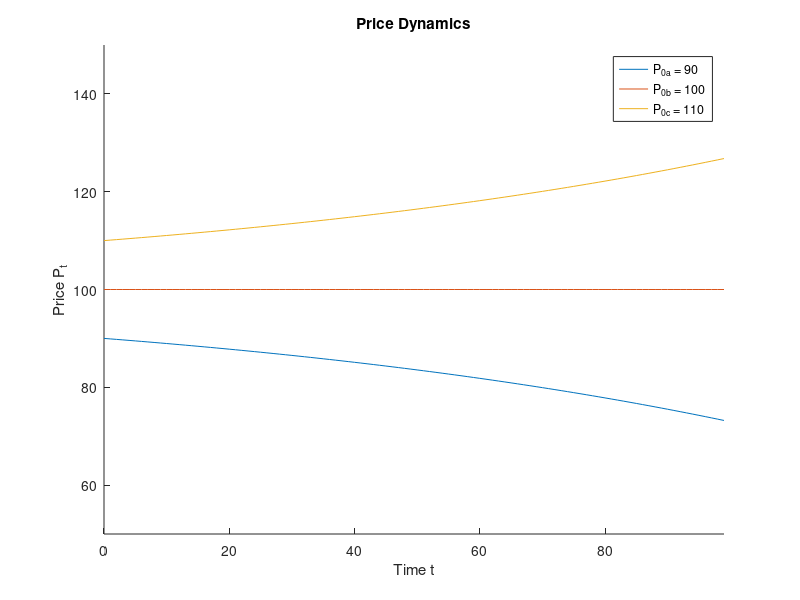
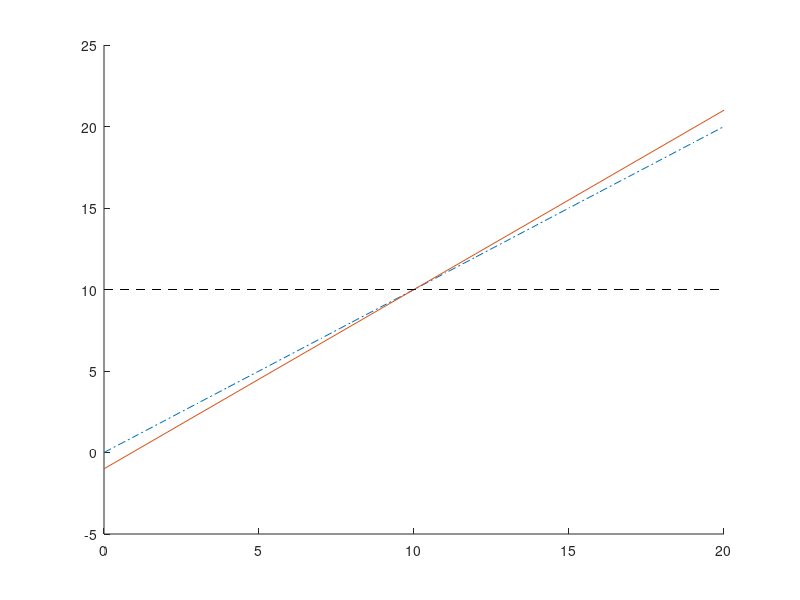

Here is the MATLAB script that generated these plots, in order: (Note: this script raises an error after producing the figures.)
% PROGRAM NAME: ps1_bass
%
% This program generates and plots the price dynamics given the first-order 
% difference equation discussed in the problem set given some initial price 
%
% Prepared by Fu Tan, modified by Sarah Bass
% Last updated: 09/09/15
pause('on')

clear;
clc;

cd 'C:\Users\19195\OneDrive\Documents\University of Wisconsin\First Year\Fall Classes\Econ 712\Problem Sets\PS1'

%%Question 3

%%%%%%%%%%%%%
% PARAMETERS
%%%%%%%%%%%%%
r = 0.01; % interest rate
d = 1; % constant dividend
p0a = 100; % initial price of 100
p0b = 90; % initial price of 90
p0c = 110; % initial price of 110
dim = 99; % terminal period t = 99

%%%%%%%%%%%%%%%%%
% INITIALIZATION
%%%%%%%%%%%%%%%%%
pvector_a = zeros(dim+1,1);
pvector_b = zeros(dim+1,1);
pvector_c = zeros(dim+1,1); % creating a vector of price from t=0 to t=99
tvector = linspace(0,dim,dim+1)'; % creating a vector for time from 0 to 99
pvector_a(1) = p0a; % giving value to the first element of the price vector
                % with the initial price
pvector_b(1) = p0b;
pvector_c(1) = p0c;

%%%%%%%%%%%
% DYNAMICS
%%%%%%%%%%%
for n = 2:dim+1 % starting from t = 1 to t = 100 
    pvector_a(n) = (1+r)*pvector_a(n-1)-d; % updating the price in the next period 
    pvector_b(n) = (1+r)*pvector_b(n-1)-d; % with the first-order difference
    pvector_c(n) = (1+r)*pvector_c(n-1)-d; % equation
end

%%%%%%%%
% PLOTS
%%%%%%%%
figure();
hold on; 
plot(tvector(:),pvector_b(:));
plot(tvector(:),pvector_a(:));
plot(tvector(:),pvector_c(:));
title('Price Dynamics');
xlabel('Time t'); ylabel('Price P_t');
legend('P_{0a} = 90','P_{0b} = 100','P_{0c} = 110','Location','Northeast');
axis([0 dim 50 150])
saveas(gcf,'Question 3.png')

%%Question 2

%%%%%%%%%%%%%
% PARAMETERS
%%%%%%%%%%%%%
r_pd = .1; % Slope is too close to 1 for the phase diagram to look good. 
        % I am using a different value for r so it looks better. 
x = 0:20; %just a grid for the phase diagram
xp = x*(1+r_pd)-d; %pt+1 = (1+r)pt - d
xss = 10+0*x; %steady state value

%%%%%%%%
% PLOTS
%%%%%%%%
figure
hold on
plot(x,x,'-.')
plot(x,xp)
plot(x,xss,'k--')
xline(xss(1),'k--')
hold off
legend('p_{t+1} = p_{t}','p_{t+1} =(1+r) p_t - d','p^{*}','Location','Northeast')
xlabel('p(t)')
xticks([10])
xticklabels({'p^*'})
ylabel('p(t+1)')
yticks([10])
yticklabels({'p^*'})
title('Phase Diagram')
saveas(gcf,'Question 2 Phase Diagram.png')

figure
hold on
plot(tvector(:),pvector_a)
plot(tvector(:),pvector_b)
plot(tvector(:),pvector_c)
hold off
legend('p_0 = p^{*}','p_0 < p^{*}','p_0 > p^{*}','Location','Northeast')
axis([0 dim 50 150])
xlabel('Time t'); ylabel('Price P_t');
title('P_t over time')
saveas(gcf,'Question 2 Pt over time.png')

%%Question 4

%%%%%%%%%%%%%
% PARAMETERS
%%%%%%%%%%%%%
announ = 20;
new = 50; % point in time at which fed changes interest rates
rn = 0.02; % new interest rate

pvector_a(new) = 50; % set price vector at t=50, new p^* = 1/0.02

for n = 2:announ % from t = 1 to t = 20
    pvector_a(n) = (1+r)*pvector_a(n-1)-d; % updating the price in the next period 
                                       % with the first-order difference
                                       % equation
end

for n = new+1:dim+1 % from t = 51 to t = 100
    pvector_a(n) = (1+rn)*pvector_a(n-1)-d; % using new interest rate
end

for n = new-1:-1:announ+1 % from t = 49 to t = 21, backwards
   pvector_a(n)=(pvector_a(n+1)+d)/(1+r); % rearrange equation in terms of
                                          % n and n+1
end

%%%%%%%%
% PLOTS
%%%%%%%%
figure();
plot(tvector(:),pvector_a(:));
title('Price Dynamics: Federal Funds Rate Increase');
xlabel('Time t'); ylabel('Price P_t');
legend('Price over time','Location','Northeast');
ylim([40 110])
saveas(gcf,'Question 4.png')
